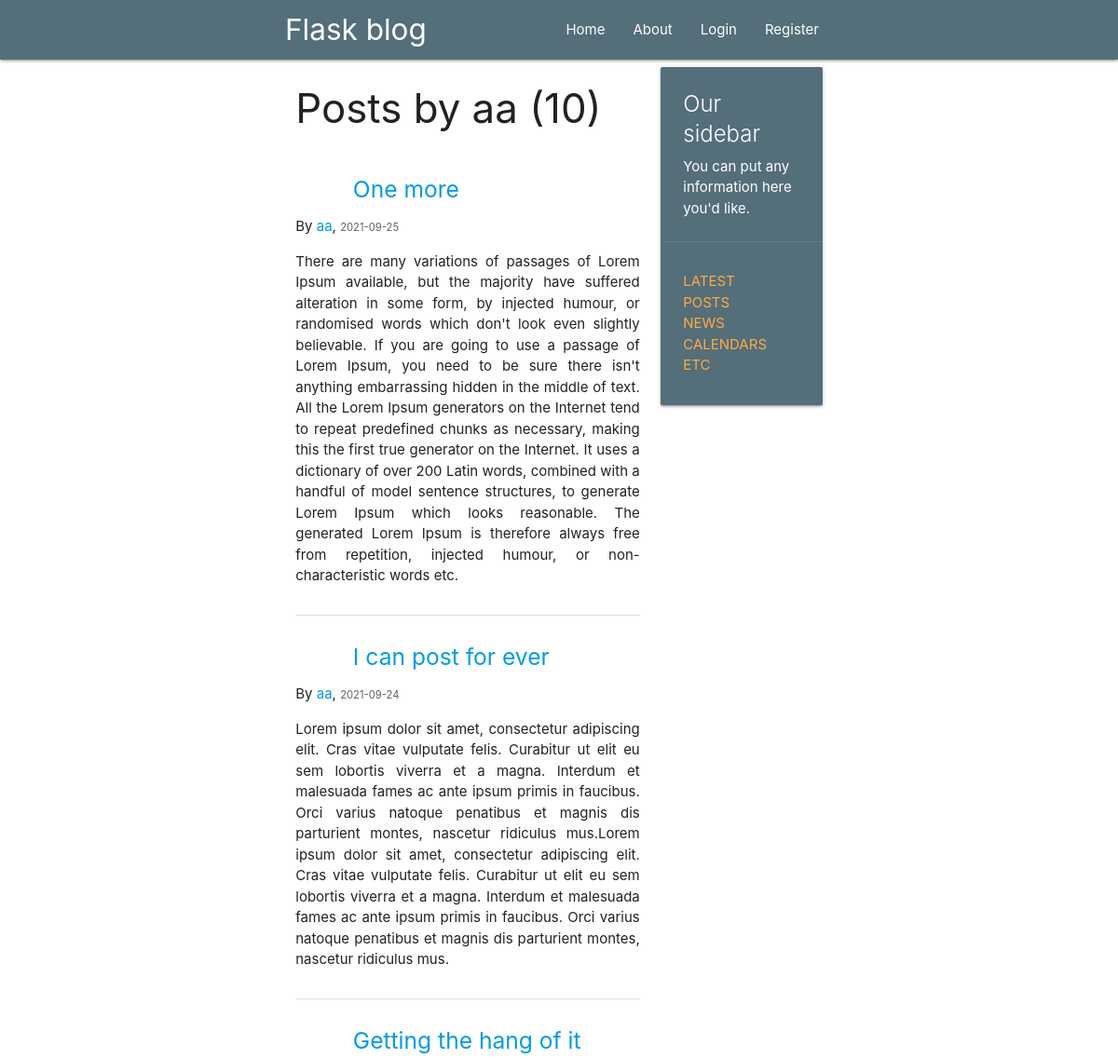
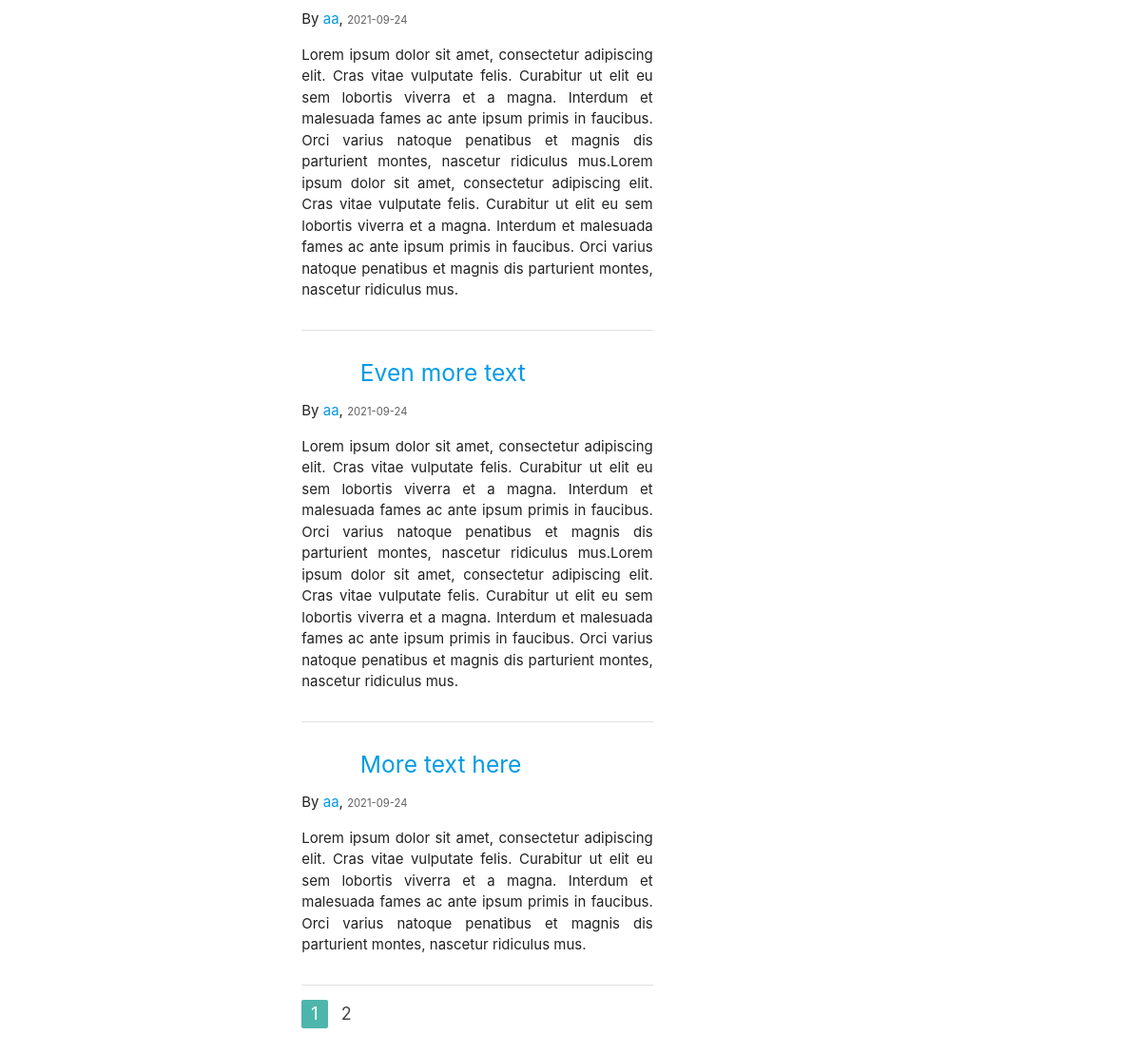
The page /user/aa on the database as committed earlier (2 pictures, top to bottom).
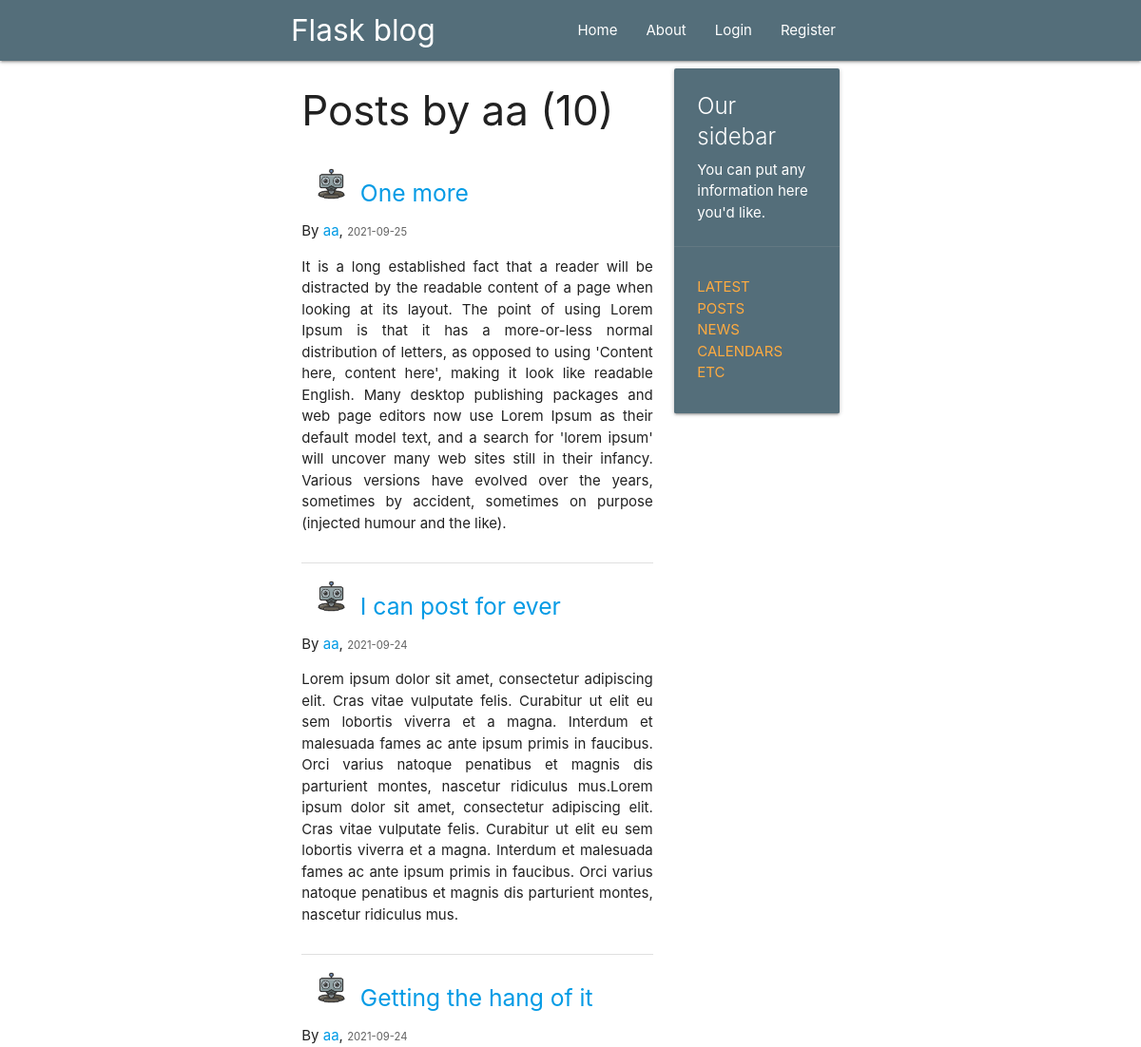
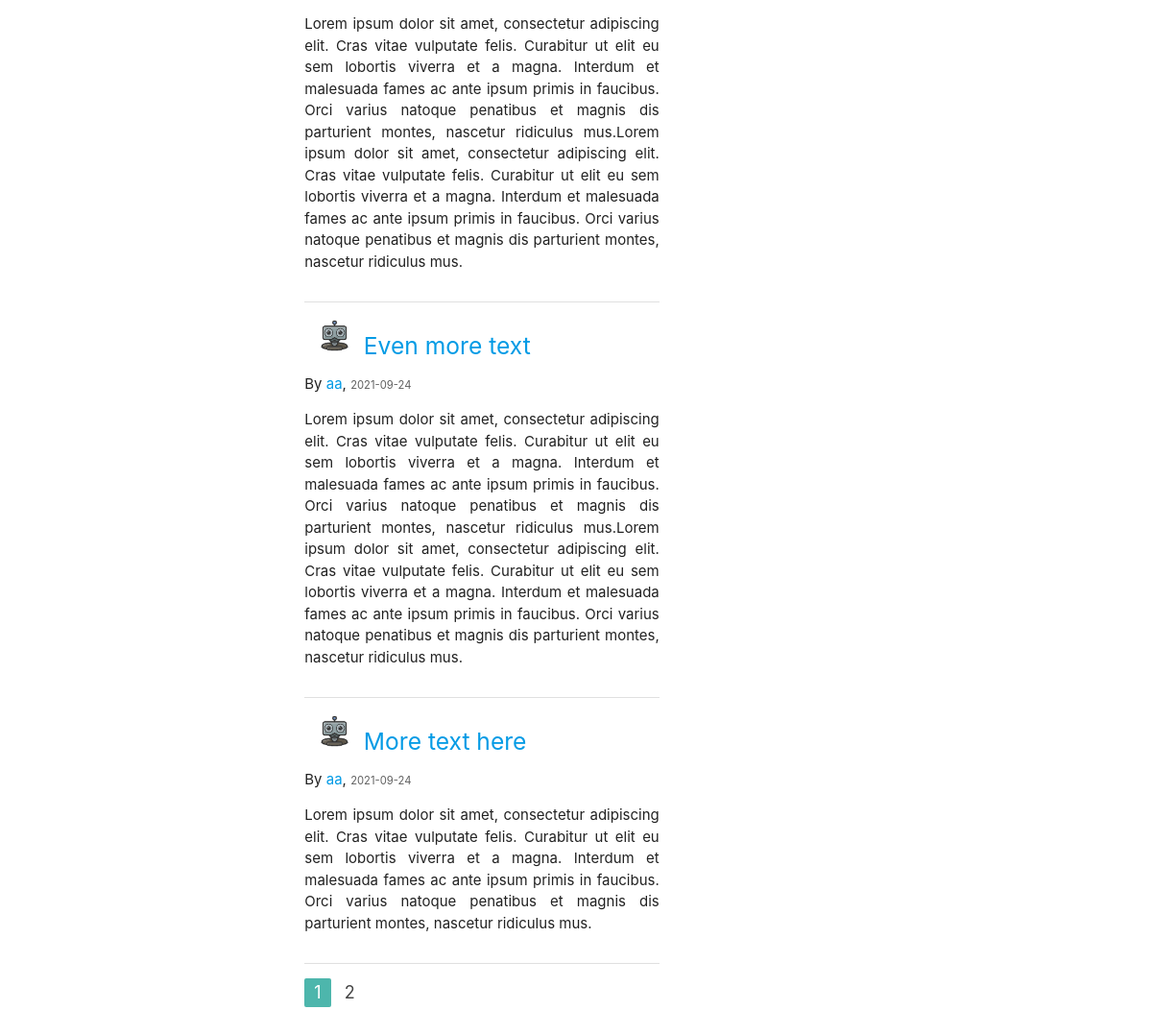
The same page on the database as committed later (2 pictures, top to bottom).
### flaskblog/models.py (models this page shows, shortened)
class User(db.Model, UserMixin):
    id = db.Column(db.Integer, primary_key=True)
    username = db.Column(db.String(20), unique=True, nullable=False)
    email = db.Column(db.String(120), unique=True, nullable=False)
    image_file = db.Column(db.String(20), nullable=False, default='default.jpg')
    password = db.Column(db.String(60), nullable=False)
    posts = db.relationship('Post', backref='author', cascade="all,delete",
                            lazy=True)

class Post(db.Model):
    id = db.Column(db.Integer, primary_key=True)
    title = db.Column(db.String(100), nullable=False)
    date_posted = db.Column(db.DateTime, nullable=False,
                            default=datetime.utcnow)
    content = db.Column(db.Text, nullable=False)
    user_id = db.Column(db.Integer, db.ForeignKey('user.id'), nullable=False)

### flaskblog/users/routes.py (the view)
@users.route("/user/<string:username>")
def user_posts(username):
    page = request.args.get('page', 1, type=int)
    user = User.query.filter_by(username=username).first_or_404()
    posts = Post.query.filter_by(author=user) \
        .order_by(Post.date_posted.desc()) \
        .paginate(page=page, per_page=5)
    return render_template('user_posts.html', posts=posts, user=user)

### flaskblog/templates/user_posts.html
{% extends "layout.html" %}
{% block content %}
<h3>Posts by {{ user.username }} ({{ posts.total }})</h3>
{% for post in posts.items %}
    <div class="section">
        <div class="col s2">
            <img src="{{ url_for('static', filename='profile/'+ post.author.image_file) }}" alt=""
                 class="circle responsive-img">
        </div>
        <h5><a href="{{ url_for('posts.post', post_id=post.id) }}">{{ post.title }}</a></h5>
        <p>By <a href="{{ url_for('users.user_posts', username=post.author.username) }}">{{ post.author.username }}</a>,
            <small class="grey-text text-darken-2">{{ post.date_posted.strftime('%Y-%m-%d') }}</small>
        </p>
        <p style="text-align: justify">{{ post.content }}</p>
    </div>
    <div class="divider"></div>
{% endfor %}
<ul class="pagination">
    {% for page_num in posts.iter_pages(left_edge=1, right_edge=1, left_current=1, right_current=2) %}
        {% if page_num %}
            {% if posts.page == page_num %}
                <li class="active teal lighten-2"><a href="{{ url_for('users.user_posts', username=user.username, page=page_num) }}">{{ page_num }}</a></li>
            {% else %}
                <li><a href="{{ url_for('users.user_posts', username=user.username, page=page_num) }}">{{ page_num }}</a></li>
            {% endif %}
        {% else %}
            ...
        {% endif %}
    {% endfor %}
</ul>
{% endblock content%}

### flaskblog/templates/layout.html (shortened to what this page needs)
<!DOCTYPE html>
<html lang="en">
<head>
    <link rel="stylesheet" href="https://cdnjs.cloudflare.com/ajax/libs/materialize/1.0.0/css/materialize.min.css">
</head>
<body>
<header>
    <nav>
        <div class="nav-wrapper blue-grey darken-1">
            <div class="container">
                <div class="container">
                    <a href="/" class="brand-logo">Flask blog</a>
                    <ul class="right hide-on-med-and-down">
                        <ul class="right hide-on-med-and-down">
                            <li><a href="{{ url_for('main.home') }}">Home</a></li>
                            <li><a href="{{ url_for('main.about') }}">About</a></li>
                            {% if current_user.is_authenticated %}
                            <li><a href="{{ url_for('posts.new_post') }}">New Post</a></li>
                            <li><a href="{{ url_for('users.account') }}">Account</a></li>
                            <li><a href="{{ url_for('users.logout') }}">Logout</a></li>
                            {% else %}
                            <li><a href="{{ url_for('users.login') }}">Login</a></li>
                            <li><a href="{{ url_for('users.register') }}">Register</a></li>
                            {% endif %}
                        </ul>
                </div>
            </div>
    </nav>
</header>
<body>
<div class="container">
    <main role="main" class="container">
        <div class="row">
            <div class="col s8">
                {% block content %}{% endblock %}
            </div>
            <div class="col m4 s8">
                <div class="card blue-grey darken-1">
                    <div class="card-content white-text">
                        <span class="card-title">Our sidebar</span>
                        <p>You can put any information here you'd like.</p>
                    </div>
                    <div class="card-action">
                        <ul>
                            <li><a href="#">Latest Posts</a></li>
                            <li><a href="#">News</a></li>
                            <li><a href="#">Calendars</a></li>
                            <li><a href="#">etc</a></li>
                        </ul>
                    </div>
                </div>
            </div>
        </div>
    </main>
</div>

Rows that differ between the two databases and show on the page:
changed Post "One more": image_file: picture added; content "There are many variations of passages of Lorem Ipsum available, but the majority have suffered alteration in some form, by injected humour, or randomised words which don't look even slightly believable. If you are going to use a passage of Lorem Ipsum, you need to be sure there isn't anything embarrassing hidden in the middle of text. All the Lorem Ipsum generators on the Internet tend to repeat predefined chunks as necessary, making this the first true generator on the Internet. It uses a dictionary of over 200 Latin words, combined with a handful of model sentence structures, to generate Lorem Ipsum which looks reasonable. The generated Lorem Ipsum is therefore always free from…" → "It is a long established fact that a reader will be distracted by the readable content of a page when looking at its layout. The point of using Lorem Ipsum is that it has a more-or-less normal distribution of letters, as opposed to using 'Content here, content here', making it look like readable English. Many desktop publishing packages and web page editors now use Lorem Ipsum as their default model text, and a search for 'lorem ipsum' will uncover many web sites still in their infancy. Various versions have evolved over the years, sometimes by accident, sometimes on purpose (injected humour and the like)."
changed through a linked row, Post "I can post for ever": image_file: picture added
changed through a linked row, Post "Getting the hang of it": image_file: picture added
changed through a linked row, Post "Even more text": image_file: picture added
changed through a linked row, Post "More text here": image_file: picture added
